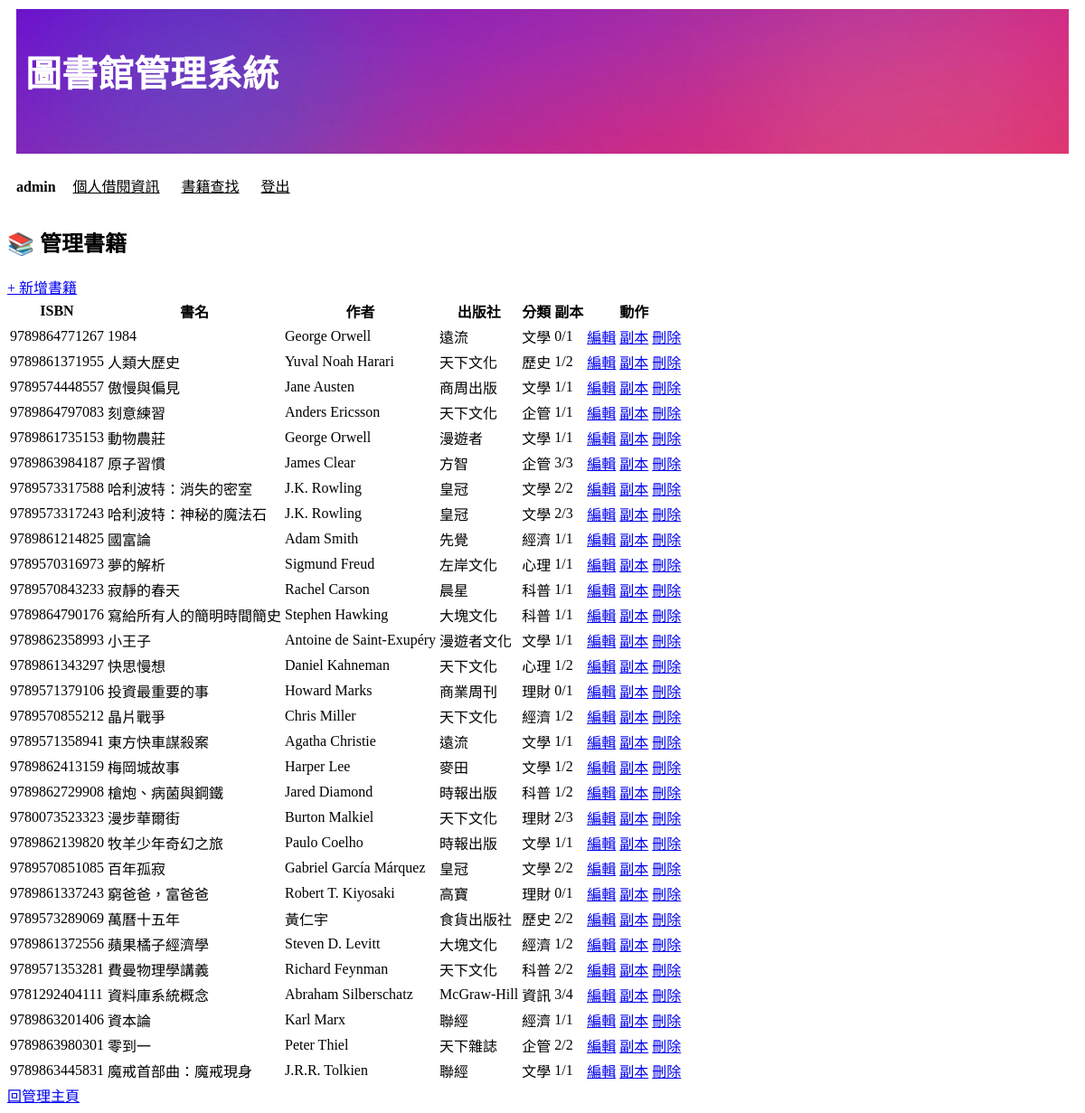
Screenshot of /admin_books/ (signed in) with the database file from the repository.
### libraryapp/models.py (models this page shows, shortened)
class Book(models.Model):
    isbn = models.CharField(max_length=20, primary_key=True)
    title = models.CharField(max_length=200, null=False)
    author = models.CharField(max_length=100, blank=True, default='')
    publisher = models.CharField(max_length=100, blank=True, default='')
    publish_date = models.DateField(null=True, blank=True)
    category = models.CharField(max_length=50, blank=True, default='')
    location = models.CharField(max_length=100, blank=True, default='')
    def available_copies(self):
        return self.copies.filter(status='available').count()
    def total_copies(self):
        return self.copies.count()

### libraryapp/views.py (the view)
# urls.py: path('admin_books/', views.admin_books),                        # 管理書籍
def admin_books(request):
    if not is_admin(request.user):
        return redirect('/login/')
    books = models.Book.objects.all().order_by('title')
    return render(request, 'admin_books.html', locals())

### libraryapp/views.py (called while the page is built)
def is_admin(user):
    return user.is_authenticated and (user.is_superuser or user.is_staff)

### templates/admin_books.html (shortened to what this page needs)
{% extends 'base.html' %}
{% block content %}
<div class="admin-page">
    <div class="page-header">
        <h2>📚 管理書籍</h2>
        <a href="/admin_book_add/" class="btn-primary">+ 新增書籍</a>
    </div>
    {% if books %}
        <table class="data-table">
            <thead>
                <tr>
                    <th>ISBN</th>
                    <th>書名</th>
                    <th>作者</th>
                    <th>出版社</th>
                    <th>分類</th>
                    <th>副本</th>
                    <th>動作</th>
                </tr>
            </thead>
            <tbody>
                {% for book in books %}
                <tr>
                    <td>{{ book.isbn }}</td>
                    <td>{{ book.title }}</td>
                    <td>{{ book.author|default:"—" }}</td>
                    <td>{{ book.publisher|default:"—" }}</td>
                    <td>{{ book.category|default:"—" }}</td>
                    <td>
                        <span class="badge {% if book.available_copies > 0 %}badge-green{% else %}badge-red{% endif %}">
                            {{ book.available_copies }}/{{ book.total_copies }}
                        </span>
                    </td>
                    <td class="action-cell">
                        <a href="/admin_book_edit/{{ book.isbn }}/" class="btn-small">編輯</a>
                        <a href="/admin_copies/{{ book.isbn }}/" class="btn-small">副本</a>
                        <a href="/admin_book_delete/{{ book.isbn }}/" class="btn-small btn-danger"
                           onclick="return confirm('確定要刪除這本書嗎？此動作將連帶刪除所有副本！')">刪除</a>
                    </td>
                </tr>
                {% endfor %}
            </tbody>
        </table>
    {% else %}
        <p class="empty">目前還沒有任何書籍。</p>
    {% endif %}
    <div class="action-row">
        <a href="/adminmain/" class="btn-secondary">回管理主頁</a>
    </div>
</div>
{% endblock %}

### templates/base.html (shortened to what this page needs)
{% load static %}
<!DOCTYPE html>
<html lang="zh-Hant">
<head>
    <link rel="stylesheet" href="{% static 'css/base_style.css' %}">
</head>
<body>
    <header>
        <h1><a href="/index/">圖書館管理系統</a></h1>
        <nav>
            {% if user.is_authenticated %}
                <span>{{ user.username }}</span>
                <a href="/my_loans/">個人借閱資訊</a>
                <a href="/search/">書籍查找</a>
                <a href="/logout/">登出</a>
            {% else %}
                <a href="/login/">會員登入</a>
                <a href="/register/">會員申請</a>
                <a href="/search/">書籍查找</a>
            {% endif %}
        </nav>
    </header>
    <main>
        {% block content %}{% endblock %}
    </main>
</body>
</html>

### static/css/base_style.css (style rules this page uses)
body { background-color:white; }
h1 { background-image: url(../images/gradient.png); background-size: cover; height: 120px; color:white; font-size: 40px; font-family: 'Segoe UI', Tahoma, Geneva, Verdana, sans-serif; text-decoration: none; margin: 10px 10px 10px 10px; padding-left: 10px; padding-top: 40px; }
nav { margin-left: 10px; padding: 5px 0; }
nav span { display: inline-block; margin-right: 15px; font-weight: bold; }
nav a:link { display: inline-block; padding: 8px 0; margin-right: 20px; color:black; }
header h1 a:link, header h1 a:visited { background-size: cover; height: 30vh; color:white; font-size: 40px; font-family: 'Segoe UI', Tahoma, Geneva, Verdana, sans-serif; text-decoration: none; }

### rows the page displays
Book: isbn "9789864771267", title "1984", author "George Orwell", publisher "遠流", category "文學", available_copies "0", total_copies "1"
Book: isbn "9789861371955", title "人類大歷史", author "Yuval Noah Harari", publisher "天下文化", category "歷史", available_copies "1", total_copies "2"
Book: isbn "9789574448557", title "傲慢與偏見", author "Jane Austen", publisher "商周出版", category "文學", available_copies "1", total_copies "1"
Book: isbn "9789864797083", title "刻意練習", author "Anders Ericsson", publisher "天下文化", category "企管", available_copies "1", total_copies "1"
Book: isbn "9789861735153", title "動物農莊", author "George Orwell", publisher "漫遊者", category "文學", available_copies "1", total_copies "1"
Book: isbn "9789863984187", title "原子習慣", author "James Clear", publisher "方智", category "企管", available_copies "3", total_copies "3"
Book: isbn "9789573317588", title "哈利波特：消失的密室", author "J.K. Rowling", publisher "皇冠", category "文學", available_copies "2", total_copies "2"
Book: isbn "9789573317243", title "哈利波特：神秘的魔法石", author "J.K. Rowling", publisher "皇冠", category "文學", available_copies "2", total_copies "3"
Book: isbn "9789861214825", title "國富論", author "Adam Smith", publisher "先覺", category "經濟", available_copies "1", total_copies "1"
Book: isbn "9789570316973", title "夢的解析", author "Sigmund Freud", publisher "左岸文化", category "心理", available_copies "1", total_copies "1"
Book: isbn "9789570843233", title "寂靜的春天", author "Rachel Carson", publisher "晨星", category "科普", available_copies "1", total_copies "1"
Book: isbn "9789864790176", title "寫給所有人的簡明時間簡史", author "Stephen Hawking", publisher "大塊文化", category "科普", available_copies "1", total_copies "1"
Book: isbn "9789862358993", title "小王子", author "Antoine de Saint-Exupéry", publisher "漫遊者文化", category "文學", available_copies "1", total_copies "1"
Book: isbn "9789861343297", title "快思慢想", author "Daniel Kahneman", publisher "天下文化", category "心理", available_copies "1", total_copies "2"
Book: isbn "9789571379106", title "投資最重要的事", author "Howard Marks", publisher "商業周刊", category "理財", available_copies "0", total_copies "1"
Book: isbn "9789570855212", title "晶片戰爭", author "Chris Miller", publisher "天下文化", category "經濟", available_copies "1", total_copies "2"
Book: isbn "9789571358941", title "東方快車謀殺案", author "Agatha Christie", publisher "遠流", category "文學", available_copies "1", total_copies "1"
Book: isbn "9789862413159", title "梅岡城故事", author "Harper Lee", publisher "麥田", category "文學", available_copies "1", total_copies "2"
Book: isbn "9789862729908", title "槍炮、病菌與鋼鐵", author "Jared Diamond", publisher "時報出版", category "科普", available_copies "1", total_copies "2"
Book: isbn "9780073523323", title "漫步華爾街", author "Burton Malkiel", publisher "天下文化", category "理財", available_copies "2", total_copies "3"
Book: isbn "9789862139820", title "牧羊少年奇幻之旅", author "Paulo Coelho", publisher "時報出版", category "文學", available_copies "1", total_copies "1"
Book: isbn "9789570851085", title "百年孤寂", author "Gabriel García Márquez", publisher "皇冠", category "文學", available_copies "2", total_copies "2"
Book: isbn "9789861337243", title "窮爸爸，富爸爸", author "Robert T. Kiyosaki", publisher "高寶", category "理財", available_copies "0", total_copies "1"
Book: isbn "9789573289069", title "萬曆十五年", author "黃仁宇", publisher "食貨出版社", category "歷史", available_copies "2", total_copies "2"
Book: isbn "9789861372556", title "蘋果橘子經濟學", author "Steven D. Levitt", publisher "大塊文化", category "經濟", available_copies "1", total_copies "2"
Book: isbn "9789571353281", title "費曼物理學講義", author "Richard Feynman", publisher "天下文化", category "科普", available_copies "2", total_copies "2"
Book: isbn "9781292404111", title "資料庫系統概念", author "Abraham Silberschatz", publisher "McGraw-Hill", category "資訊", available_copies "3", total_copies "4"
Book: isbn "9789863201406", title "資本論", author "Karl Marx", publisher "聯經", category "經濟", available_copies "1", total_copies "1"
Book: isbn "9789863980301", title "零到一", author "Peter Thiel", publisher "天下雜誌", category "企管", available_copies "2", total_copies "2"
Book: isbn "9789863445831", title "魔戒首部曲：魔戒現身", author "J.R.R. Tolkien", publisher "聯經", category "文學", available_copies "1", total_copies "1"

### other values shown
{{ user.username }} "admin"
